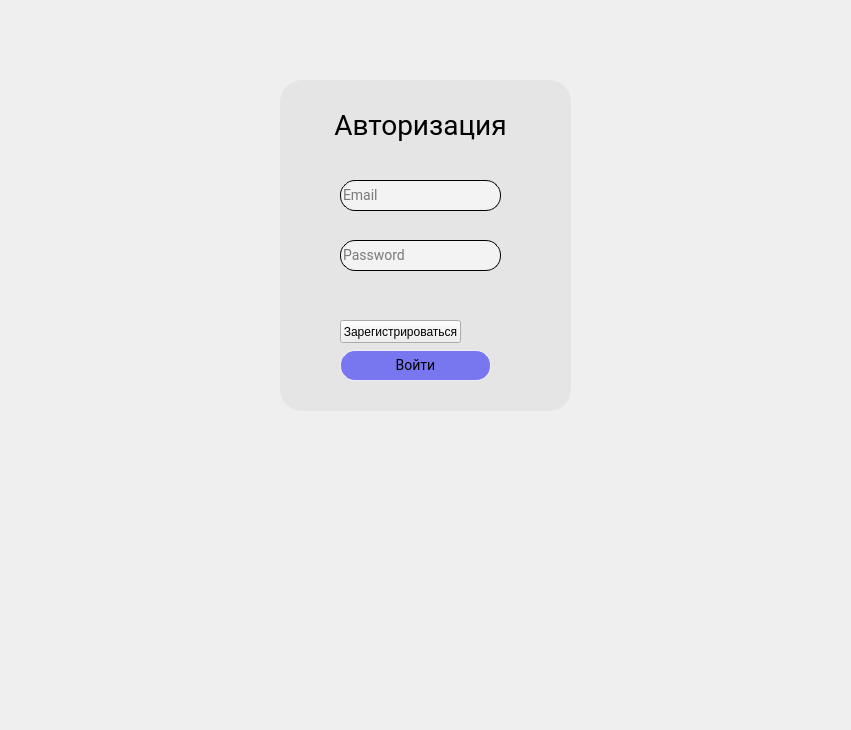
<?xml version="1.0" encoding="UTF-8"?>
<ui version="4.0">
 <class>Dialog</class>
 <widget class="QDialog" name="Dialog">
  <property name="geometry">
   <rect>
    <x>0</x>
    <y>0</y>
    <width>851</width>
    <height>730</height>
   </rect>
  </property>
  <property name="windowTitle">
   <string>Dialog</string>
  </property>
  <property name="styleSheet">
   <string notr="true"/>
  </property>
  <widget class="QWidget" name="widget" native="true">
   <property name="geometry">
    <rect>
     <x>280</x>
     <y>80</y>
     <width>291</width>
     <height>331</height>
    </rect>
   </property>
   <property name="styleSheet">
    <string notr="true">QWidget#widget{
background-color:  rgb(229, 229, 229);
border-radius: 22px;
}</string>
   </property>
   <widget class="QLabel" name="label">
    <property name="geometry">
     <rect>
      <x>10</x>
      <y>30</y>
      <width>261</width>
      <height>31</height>
     </rect>
    </property>
    <property name="styleSheet">
     <string notr="true">font-family: Roboto;
font-size: 28px;</string>
    </property>
    <property name="text">
     <string>Авторизация</string>
    </property>
    <property name="alignment">
     <set>Qt::AlignCenter</set>
    </property>
   </widget>
   <widget class="QPushButton" name="login">
    <property name="geometry">
     <rect>
      <x>60</x>
      <y>270</y>
      <width>151</width>
      <height>31</height>
     </rect>
    </property>
    <property name="font">
     <font>
      <family>Roboto</family>
      <pointsize>-1</pointsize>
     </font>
    </property>
    <property name="styleSheet">
     <string notr="true">QPushButton{
	background: #7977EF;
	border: 1px solid rgba(255, 255, 255, 0.77);
	box-sizing: border-box;
	border-radius: 15px;
	font-family: Roboto;
	font-size: 14px;
}

QPushButton:hover{
	background: rgb(129, 127, 255);
}

QPushButton:pressed{
	background: rgb(108, 106, 213);
	color: rgb(77, 77, 77);
}</string>
    </property>
    <property name="text">
     <string>Войти</string>
    </property>
   </widget>
   <widget class="QLineEdit" name="emailfield">
    <property name="geometry">
     <rect>
      <x>60</x>
      <y>100</y>
      <width>161</width>
      <height>31</height>
     </rect>
    </property>
    <property name="styleSheet">
     <string notr="true">QLineEdit{
	box-sizing: border-box;
	border-radius: 15px;
	border: 1px solid #000000;
	background: #F3F3F3;
	font-family: Roboto;
	font-size: 14px;
	color: rgba(0, 0, 0);
}

QLineEdit:hover{
	border: 1px solid rgb(129, 127, 255);
}

QLineEdit:focus{
	border: 2px solid rgb(105, 103, 207)
}
</string>
    </property>
    <property name="text">
     <string/>
    </property>
    <property name="placeholderText">
     <string>Email</string>
    </property>
   </widget>
   <widget class="QLineEdit" name="passwordfield">
    <property name="geometry">
     <rect>
      <x>60</x>
      <y>160</y>
      <width>161</width>
      <height>31</height>
     </rect>
    </property>
    <property name="styleSheet">
     <string notr="true">QLineEdit{
	box-sizing: border-box;
	border-radius: 15px;
	border: 1px solid #000000;
	background: #F3F3F3;
	font-family: Roboto;
	font-size: 14px;
	color: rgba(0, 0, 0);
}

QLineEdit:hover{
	border: 1px solid rgb(129, 127, 255);
}

QLineEdit:focus{
	border: 2px solid rgb(105, 103, 207)
}
</string>
    </property>
    <property name="placeholderText">
     <string>Password</string>
    </property>
   </widget>
   <widget class="QLabel" name="passerror">
    <property name="geometry">
     <rect>
      <x>60</x>
      <y>200</y>
      <width>161</width>
      <height>21</height>
     </rect>
    </property>
    <property name="text">
     <string/>
    </property>
   </widget>
   <widget class="QPushButton" name="regbutton">
    <property name="geometry">
     <rect>
      <x>60</x>
      <y>240</y>
      <width>121</width>
      <height>23</height>
     </rect>
    </property>
    <property name="styleSheet">
     <string notr="true">font: 87 8pt &quot;Roboto&quot;;
</string>
    </property>
    <property name="text">
     <string>Зарегистрироваться</string>
    </property>
    <property name="checkable">
     <bool>false</bool>
    </property>
   </widget>
  </widget>
 </widget>
 <tabstops>
  <tabstop>emailfield</tabstop>
  <tabstop>passwordfield</tabstop>
  <tabstop>login</tabstop>
  <tabstop>regbutton</tabstop>
 </tabstops>
 <resources/>
 <connections/>
</ui>
